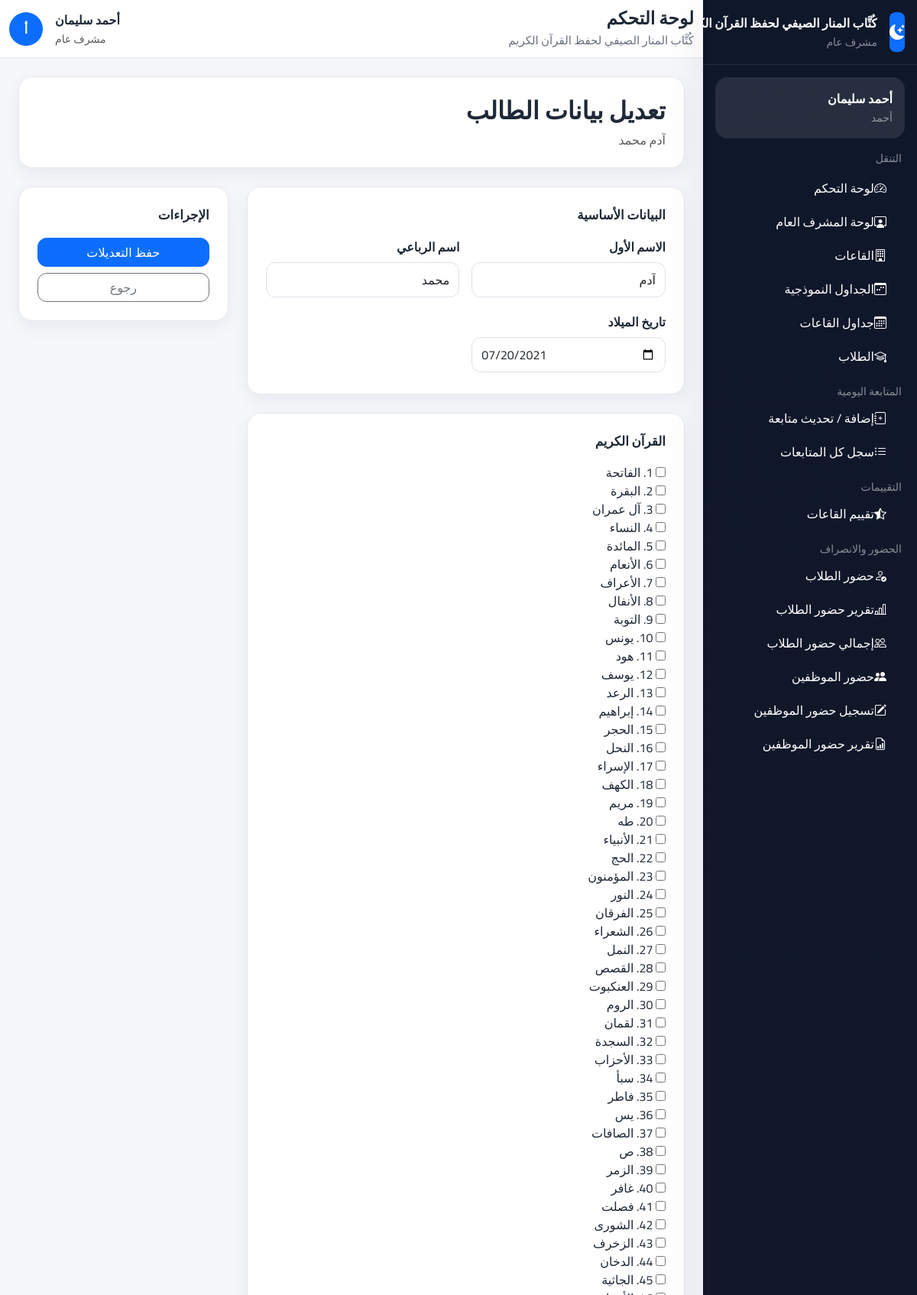
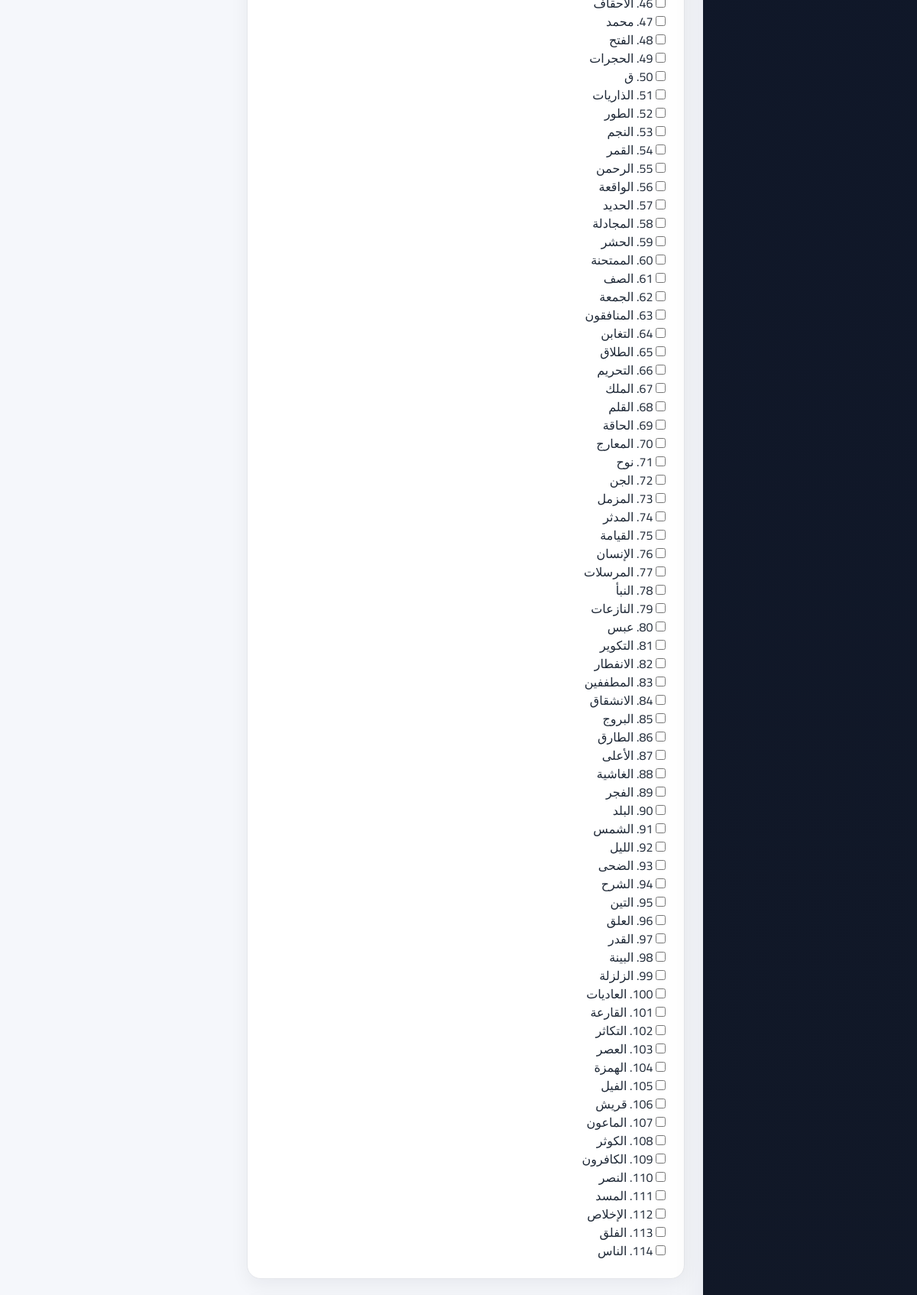
Page /students/2/update/ (signed in, upper part) on the committed database (2 pictures, top to bottom).
### accounts/models.py (models this page shows, shortened)
class SiteSettings(models.Model):
    name = models.CharField(max_length=200, default='مقرأة القرآن الكريم', verbose_name='اسم المقرأة')
    logo = models.ImageField(upload_to='settings/', blank=True, null=True, verbose_name='الشعار')
    address = models.CharField(max_length=300, blank=True, verbose_name='العنوان')
    phone = models.CharField(max_length=20, blank=True, verbose_name='الهاتف')
    email = models.EmailField(blank=True, verbose_name='البريد الإلكتروني')
    description = models.TextField(blank=True, verbose_name='نبذة عن المقرأة')
    allow_registration = models.BooleanField(default=True, verbose_name='السماح بالتسجيل')
    auto_assign_halls = models.BooleanField(default=True, verbose_name='التسكين التلقائي')
    max_age_limit = models.PositiveIntegerField(default=15, verbose_name='الحد الأقصى للسن')
    min_age_limit = models.PositiveIntegerField(default=3, verbose_name='الحد الأدنى للسن')
    attendance_start_time = models.TimeField(default='08:00', verbose_name='وقت بداية الحضور')
    late_threshold_minutes = models.PositiveIntegerField(default=15, verbose_name='دقائق التأخير')
    facebook = models.URLField(blank=True, verbose_name='فيسبوك')
    whatsapp = models.CharField(max_length=20, blank=True, verbose_name='واتساب')
    updated_at = models.DateTimeField(auto_now=True)
    updated_by = models.ForeignKey(
        User,
        on_delete=models.SET_NULL,
        null=True,
        blank=True,
        verbose_name='آخر تعديل بواسطة'
    )
    @classmethod
    def get_settings(cls):
        obj, _ = cls.objects.get_or_create(pk=1)
        return obj
    class Meta:
        verbose_name = 'إعدادات الموقع'
        verbose_name_plural = 'إعدادات الموقع'

class User(AbstractUser):
    ROLE_GENERAL_MANAGER    = 'general_manager'
    ROLE_GENERAL_SUPERVISOR = 'general_supervisor'
    ROLE_HALL_SUPERVISOR    = 'hall_supervisor'
    ROLE_TEACHER            = 'teacher'
    ROLE_PARENT             = 'parent'
    ROLES = [
        (ROLE_GENERAL_MANAGER,    'مدير عام'),
        (ROLE_GENERAL_SUPERVISOR, 'مشرف عام'),
        (ROLE_HALL_SUPERVISOR,    'مشرف قاعات'),
        (ROLE_TEACHER,            'معلم'),
        (ROLE_PARENT,             'ولي أمر'),
    ]
    role = models.CharField(
        max_length=30,
        choices=ROLES,
        default=ROLE_PARENT,
        verbose_name='الدور الوظيفي'
    )
    phone = models.CharField(
        max_length=20,
        blank=True,
        null=True,
        unique=True,           # ← جديد: لا يُسمح بتكرار رقم الهاتف
        verbose_name='رقم الهاتف'
    )
    profile_picture = models.ImageField(
        upload_to='profiles/',
        blank=True,
        null=True,
        verbose_name='الصورة الشخصية'
    )
    can_manage_users       = models.BooleanField(default=False, verbose_name='إدارة المستخدمين')
    can_manage_halls       = models.BooleanField(default=False, verbose_name='إدارة القاعات')
    can_manage_students    = models.BooleanField(default=False, verbose_name='إدارة الطلاب')
    can_manage_attendance  = models.BooleanField(default=False, verbose_name='إدارة الحضور')
    can_manage_evaluations = models.BooleanField(default=False, verbose_name='إدارة التقييمات')
    can_manage_settings    = models.BooleanField(default=False, verbose_name='إدارة الإعدادات')
    @property
    def is_general_manager(self):
        return self.role == self.ROLE_GENERAL_MANAGER
    @property
    def is_general_supervisor(self):
        return self.role == self.ROLE_GENERAL_SUPERVISOR
    @property
    def is_hall_supervisor(self):
        return self.role == self.ROLE_HALL_SUPERVISOR
    @property
    def is_teacher(self):
        return self.role == self.ROLE_TEACHER
    @property
    def is_parent(self):
        return self.role == self.ROLE_PARENT
    class Meta:
        verbose_name        = 'مستخدم'
        verbose_name_plural = 'المستخدمون'

### students/models.py (models this page shows, shortened)
class Student(models.Model):
    STATUS_PENDING  = 'pending'
    STATUS_ACTIVE   = 'active'
    STATUS_INACTIVE = 'inactive'
    STATUS_REJECTED = 'rejected'
    STATUS_CHOICES = [
        (STATUS_PENDING,  'في انتظار التسكين'),
        (STATUS_ACTIVE,   'نشط'),
        (STATUS_INACTIVE, 'غير نشط'),
        (STATUS_REJECTED, 'مرفوض لعدم وجود قاعة مناسبة'),
    ]
    first_name      = models.CharField(max_length=50, verbose_name='الاسم الأول')
    last_name       = models.CharField(max_length=50, verbose_name='اسم الرباعي')
    date_of_birth   = models.DateField(verbose_name='تاريخ الميلاد')
    emergency_phone = models.CharField(max_length=20, blank=True, verbose_name='رقم موبايل الطوارئ')
    age_group = models.ForeignKey(
        'students.AgeGroup',
        on_delete=models.SET_NULL,
        null=True, blank=True,
        related_name='students',
        verbose_name='الفئة العمرية'
    )
    memorized_surahs = models.ManyToManyField(
        Surah,
        blank=True,
        verbose_name='السور المحفوظة',
        related_name='memorized_by'
    )
    parent = models.ForeignKey(
        User,
        on_delete=models.CASCADE,
        related_name='children',
        limit_choices_to={'role': 'parent'},
        verbose_name='ولي الأمر'
    )
    hall = models.ForeignKey(
        'halls.Hall',
        on_delete=models.SET_NULL,
        null=True, blank=True,
        related_name='students',
        verbose_name='القاعة'
    )
    uses_bus  = models.BooleanField(default=False, verbose_name='يشترك في الباص')
    bus_notes = models.CharField(max_length=200, blank=True, verbose_name='ملاحظات الباص')
    status = models.CharField(
        max_length=20,
        choices=STATUS_CHOICES,
        default=STATUS_PENDING,
        verbose_name='حالة الطالب'
    )
    registration_date = models.DateField(auto_now_add=True, verbose_name='تاريخ التسجيل')
    notes = models.TextField(blank=True, verbose_name='ملاحظات عامة')
    def get_full_name(self):
        return f"{self.first_name} {self.last_name}"
    class Meta:
        verbose_name        = 'طالب'
        verbose_name_plural = 'الطلاب'
        ordering            = ['first_name', 'last_name']
        unique_together     = [['parent', 'first_name', 'last_name']]  # ← جديد

### students/views.py (the view, shortened to what this page needs)
# urls.py: path('<int:pk>/update/',        views.StudentUpdateView.as_view(),   name='update'),   # ← جديد
class StudentUpdateView(GeneralSupervisorRequiredMixin, View):
    template_name = 'students/update.html'
    def get(self, request, pk):
        student = get_object_or_404(Student, pk=pk)
        if not user_can_access_student(request.user, student):
            messages.error(request, 'ليس لديك صلاحية تعديل هذا الطالب')
            return redirect('students:list')
        form = StudentUpdateForm(instance=student)
        return render(request, self.template_name, {
            'student': student,
            'form':    form,
        })

### templates/students/update.html (shortened to what this page needs)
{% extends "base.html" %}
{% block content %}
<div class="page-card p-4 mb-4">
    <h2 class="fw-bold mb-2">تعديل بيانات الطالب</h2>
    <p class="text-muted mb-0">{{ student.get_full_name }}</p>
</div>
<form method="post" enctype="multipart/form-data" class="row g-4">
    <div class="col-lg-8">
        <div class="page-card p-4 mb-4">
            <div class="section-title">البيانات الأساسية</div>
            <div class="row g-3">
                <div class="col-md-6">
                    <label class="form-label fw-semibold">{{ form.first_name.label }}</label>
                    {{ form.first_name }}
                </div>
                <div class="col-md-6">
                    <label class="form-label fw-semibold">{{ form.last_name.label }}</label>
                    {{ form.last_name }}
                </div>
                <div class="col-md-6">
                    <label class="form-label fw-semibold">{{ form.date_of_birth.label }}</label>
                    {{ form.date_of_birth }}
                </div>
                <div class="col-md-6">
                </div>
            </div>
        </div>
        <div class="page-card p-4 mb-4">
            <div class="section-title">القرآن الكريم</div>
            <div class="row g-2">
                <div class="col-12">{{ form.memorized_surahs }}</div>
            </div>
        </div>
    </div>
    <div class="col-lg-4">
        <div class="page-card p-4 position-sticky" style="top: 92px;">
            <div class="section-title">الإجراءات</div>
            <div class="d-grid gap-2">
                <button type="submit" class="btn btn-primary">حفظ التعديلات</button>
                <a href="{% url 'students:detail' student.pk %}" class="btn btn-outline-secondary">رجوع</a>
            </div>
        </div>
    </div>
</form>
{% endblock %}

### templates/partials/sidebar.html (shortened to what this page needs)
<aside class="sidebar d-flex flex-column" id="appSidebar">
    <div class="p-3 border-bottom border-secondary border-opacity-25">
        <div class="d-flex align-items-center gap-3">
            {% if SITE_LOGO and SITE_LOGO.url %}
                <img src="{{ SITE_LOGO.url }}" alt="{{ SITE_NAME }}" class="rounded-3"
                     width="52" height="52" style="object-fit: cover;">
            {% else %}
                <div class="bg-primary rounded-3 d-flex align-items-center justify-content-center text-white"
                     style="width:52px;height:52px;">
                    <i class="bi bi-moon-stars-fill fs-5"></i>
                </div>
            {% endif %}
            <div class="min-w-0">
                <div class="fw-bold text-white text-truncate">{{ SITE_NAME|default:"مقرأة تحفيظ القرآن الكريم" }}</div>
                <small class="text-white-50">{{ user.get_role_display }}</small>
            </div>
        </div>
    </div>
    <div class="p-3 overflow-y-auto flex-grow-1">
        <div class="bg-white bg-opacity-10 rounded-4 p-3 mb-3">
            <div class="fw-bold text-white">{{ user.get_full_name|default:user.username }}</div>
            <small class="text-white-50">{{ user.username }}</small>
        </div>
        <div class="small text-uppercase text-white-50 mb-2 px-1">التنقل</div>
        <nav class="nav flex-column gap-1">
            <a class="nav-link text-white rounded-3 px-3 py-2" href="{% url 'accounts:dashboard' %}">
                <i class="bi bi-speedometer2 ms-2"></i>لوحة التحكم
            </a>
            {% if user.is_general_supervisor %}
                <a class="nav-link text-white rounded-3 px-3 py-2" href="{% url 'dashboard:supervisor' %}">
                    <i class="bi bi-person-workspace ms-2"></i>لوحة المشرف العام
                </a>
            {% endif %}
            {% if user.is_general_manager or user.is_general_supervisor or user.is_hall_supervisor or user.is_teacher %}
                <a class="nav-link text-white rounded-3 px-3 py-2" href="{% url 'halls:list' %}">
                    <i class="bi bi-building ms-2"></i>القاعات
                </a>
                {% if user.is_general_manager or user.is_general_supervisor %}
                    <a class="nav-link text-white rounded-3 px-3 py-2" href="{% url 'halls:templates' %}">
                        <i class="bi bi-calendar3-week ms-2"></i>الجداول النموذجية
                    </a>
                {% endif %}
                <a class="nav-link text-white rounded-3 px-3 py-2" href="{% url 'halls:all_schedules' %}">
                    <i class="bi bi-calendar3 ms-2"></i>جداول القاعات
                </a>
                <a class="nav-link text-white rounded-3 px-3 py-2" href="{% url 'students:list' %}">
                    <i class="bi bi-mortarboard ms-2"></i>الطلاب
                </a>
            {% endif %}
        </nav>
        {% if user.is_hall_supervisor or user.is_general_supervisor or user.is_general_manager %}
        <div class="small text-uppercase text-white-50 mt-3 mb-1 px-1">المتابعة اليومية</div>
        <nav class="nav flex-column gap-1">
            <a class="nav-link text-white rounded-3 px-3 py-2" href="{% url 'evaluations:add_followup' %}">
                <i class="bi bi-journal-plus ms-2"></i>إضافة / تحديث متابعة
            </a>
            <a class="nav-link text-white rounded-3 px-3 py-2" href="{% url 'evaluations:all_followups' %}">
                <i class="bi bi-list-ul ms-2"></i>سجل كل المتابعات
            </a>
        </nav>
        {% endif %}
        {% if user.is_teacher or user.is_general_supervisor or user.is_general_manager %}
        <div class="small text-uppercase text-white-50 mt-3 mb-1 px-1">التقييمات</div>
        <nav class="nav flex-column gap-1">
            {% if user.is_general_supervisor or user.is_general_manager %}
                <a class="nav-link text-white rounded-3 px-3 py-2"
                   href="{% url 'evaluations:evaluate_hall_select' %}">
                    <i class="bi bi-star-half ms-2"></i>تقييم القاعات
                </a>
            {% endif %}
        </nav>
        {% endif %}
        {% if user.is_hall_supervisor or user.is_general_supervisor or user.is_general_manager %}
        <div class="small text-uppercase text-white-50 mt-3 mb-1 px-1">الحضور والانصراف</div>
        <nav class="nav flex-column gap-1">
            <a class="nav-link text-white rounded-3 px-3 py-2" href="{% url 'attendance:students' %}">
                <i class="bi bi-person-check ms-2"></i>حضور الطلاب
            </a>
            <a class="nav-link text-white rounded-3 px-3 py-2" href="{% url 'attendance:report' %}">
                <i class="bi bi-bar-chart-line ms-2"></i>تقرير حضور الطلاب
            </a>
            <a class="nav-link text-white rounded-3 px-3 py-2" href="{% url 'attendance:students_summary' %}">
                <i class="bi bi-people ms-2"></i>إجمالي حضور الطلاب
            </a>
            {% if user.is_general_supervisor or user.is_general_manager %}
                <a class="nav-link text-white rounded-3 px-3 py-2" href="{% url 'attendance:staff' %}">
                    <i class="bi bi-people-fill ms-2"></i>حضور الموظفين
                </a>
                <a class="nav-link text-white rounded-3 px-3 py-2" href="{% url 'attendance:staff_mark' %}">
                    <i class="bi bi-pencil-square ms-2"></i>تسجيل حضور الموظفين
                </a>
                <a class="nav-link text-white rounded-3 px-3 py-2" href="{% url 'attendance:staff_report' %}">
                    <i class="bi bi-file-earmark-bar-graph ms-2"></i>تقرير حضور الموظفين
                </a>
            {% endif %}
        </nav>
        {% endif %}
    </div>
</aside>

### templates/partials/header.html (shortened to what this page needs)
<header class="topbar d-flex align-items-center">
    <div class="container-fluid">
        <div class="d-flex align-items-center justify-content-between gap-3">
            <div class="d-flex align-items-center gap-2">
                <div>
                    <h1 class="page-title">{% block page_title %}لوحة التحكم{% endblock %}</h1>
                    <div class="page-subtitle">{{ SITE_NAME|default:"مقرأة تحفيظ القرآن الكريم" }}</div>
                </div>
            </div>
            <div class="d-flex align-items-center gap-3">
                <div class="text-end d-none d-sm-block">
                    <div class="fw-bold">{{ user.get_full_name|default:user.username }}</div>
                    <small class="text-muted">{{ user.get_role_display }}</small>
                </div>
                <div class="rounded-circle bg-primary text-white d-flex align-items-center justify-content-center fw-bold"
                     style="width:44px;height:44px;">
                    {{ user.first_name|default:user.username|slice:":1" }}
                </div>
            </div>
        </div>
    </div>
</header>

### rows in the picture
SiteSettings: name "كُتَّاب المنار الصيفي لحفظ القرآن…", name "كُتَّاب المنار الصيفي لحفظ القرآن الكريم"
User: role "مشرف عام", get_full_name "أحمد سليمان", username "أحمد", first_name "أ"
Student: get_full_name "آدم محمد", first_name "آدم", last_name "محمد", date_of_birth "07/20/2021"
